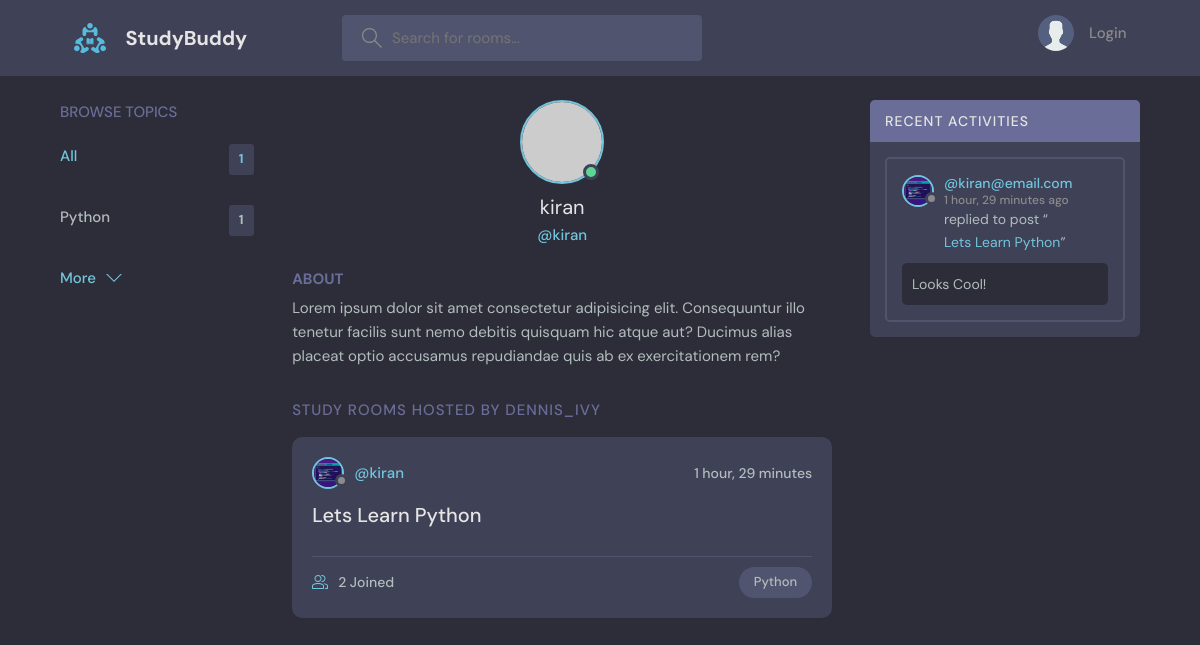
The app's page /profile/1 with its own data.
### base/models.py (models this page shows, shortened)
class Topic(models.Model):
    name = models.CharField(max_length=200)

class User(AbstractUser):
    name = models.CharField(max_length=200, null=True)
    email = models.EmailField(null=True, unique=True)
    bio = models.TextField(null=True)
    avatar = models.ImageField(null=True, default="avatar.svg")
    USERNAME_FIELD = 'email'
    REQUIRED_FIELDS = []

class Room(models.Model):
    host = models.ForeignKey(User, on_delete=models.SET_NULL, null=True)
    topic = models.ForeignKey(Topic, on_delete=models.SET_NULL, null=True)
    name = models.CharField(max_length=200)
    description = models.TextField(null=True, blank=True)
    participants = models.ManyToManyField(User, related_name='participants', blank=True)
    updated = models.DateTimeField(auto_now=True)
    created = models.DateTimeField(auto_now_add=True)
    class Meta:
        ordering = ['-updated','-created']
    def __str__(self):
        return self.name

class Message(models.Model):
    user = models.ForeignKey(User, on_delete=models.CASCADE)
    room = models.ForeignKey(Room, on_delete=models.CASCADE)
    body = models.TextField()
    updated = models.DateTimeField(auto_now=True)
    created = models.DateTimeField(auto_now_add=True)
    class Meta:
        ordering = ['-updated','-created']

### base/views.py (the view)
# urls.py: path('profile/<str:pk>', views.userProfile, name="user-profile"),
def userProfile(request,pk):
    user = User.objects.get(id=pk)
    rooms = user.room_set.all()
    room_messages = user.message_set.all()
    topics = Topic.objects.all()
    context={'user':user, 'rooms': rooms, 'room_messages': room_messages, 'topics': topics}
    return render(request, 'base/profile.html', context)

### base/templates/base/profile.html (shortened to what this page needs)
{% extends 'main.html' %}
{% block content %}
  <main class="profile-page layout layout--3">
    <div class="container">
      {% include 'base/topics_component.html' %}
      <div class="roomList">
        <div class="profile">
          <div class="profile__avatar">
            <div class="avatar avatar--large active">
              <img src="https://randomuser.me/api/portraits/men/11.jpg" />
            </div>
          </div>
          <div class="profile__info">
            <h3>{{user.username}}</h3>
            <p>@{{user.username}}</p>
          </div>
          <div class="profile__about">
            <h3>About</h3>
            <p>
              Lorem ipsum dolor sit amet consectetur adipisicing elit. Consequuntur illo tenetur
              facilis sunt nemo debitis quisquam hic atque aut? Ducimus alias placeat optio
              accusamus repudiandae quis ab ex exercitationem rem?
            </p>
          </div>
        </div>
        <div class="roomList__header">
          <div>
            <h2>Study Rooms Hosted by dennis_ivy</a>
            </h2>
          </div>
        </div>
        {% include 'base/feed_component.html' %}
      </div>
      {% include 'base/activity_component.html' %}
    </div>
  </main>
{% endblock %}

### base/templates/base/topics_component.html
<div class="topics">
    <div class="topics__header">
      <h2>Browse Topics</h2>
    </div>
    <ul class="topics__list">
      <li>
        <a href="{% url 'home' %}" class="active">All <span>{{topics.count}}</span></a>
      </li>
      {% for topic in topics %}
      <li>
        <a href="{% url 'home' %}?q={{topic.name}}">{{topic.name}} <span>{{topic.room_set.all.count}}</span></a>
      </li>
     {% endfor %}
    </ul>
    <a class="btn btn--link" href="{% url 'topics' %}">
      More
      <svg version="1.1" xmlns="http://www.w3.org/2000/svg" width="32" height="32" viewBox="0 0 32 32">
        <title>chevron-down</title>
        <path d="M16 21l-13-13h-3l16 16 16-16h-3l-13 13z"></path>
      </svg>
    </a>
  </div>

### base/templates/base/feed_component.html (shortened to what this page needs)
{% for room in rooms%}
<div class="roomListRoom">
    <div class="roomListRoom__header">
      <a href="{% url 'user-profile' room.host.id %}" class="roomListRoom__author">
        <div class="avatar avatar--small">
          <img src="{{room.host.avatar.url}}" />
        </div>
        <span>@{{room.host.username}}</span>
      </a>
      <div class="roomListRoom__actions">
        <span>{{room.created|timesince}}</span>
      </div>
    </div>
    <div class="roomListRoom__content">
      <a href="{% url 'room' room.id %}">{{room.name}}</a>
    </div>
    <div class="roomListRoom__meta">
      <a href="{% url 'room' room.id %}" class="roomListRoom__joined">
        {{room.participants.all.count}} Joined
      </a>
      <p class="roomListRoom__topic">{{room.topic.name}}</p>
    </div>
  </div>
  {% endfor %}

### base/templates/base/activity_component.html (shortened to what this page needs)
<div class="activities">
    <div class="activities__header">
      <h2>Recent Activities</h2>
    </div>
    {% for message in room_messages %}
    <div class="activities__box">
      <div class="activities__boxHeader roomListRoom__header">
        <a href="{% url 'user-profile' message.user.id %}" class="roomListRoom__author">
          <div class="avatar avatar--small">
            <img src="{{message.user.avatar.url}}" />
          </div>
          <p>
            @{{message.user}}
            <span> {{message.created|timesince}} ago</span>
          </p>
        </a>
      </div>
      <div class="activities__boxContent">
        <p>replied to post “<a href="{% url 'room' message.room.id %}">{{message.room}}</a>”</p>
        <div class="activities__boxRoomContent">
          {{message.body}}
        </div>
      </div>
    </div>
{% endfor %}
  </div>

### records on screen
Topic: name "Python", room_set.all.count "1"
User: username "kiran"
Room: host.avatar (picture), host.username "kiran", created "1 hour, 29 minutes", name "Lets Learn Python", participants.all.count "2", topic.name "Python"
Message: user.avatar (picture), user "kiran@email.com", created "1 hour, 29 minutes", room "Lets Learn Python", body "Looks Cool!"

### other values on screen
{{ topics.count }} "1"
